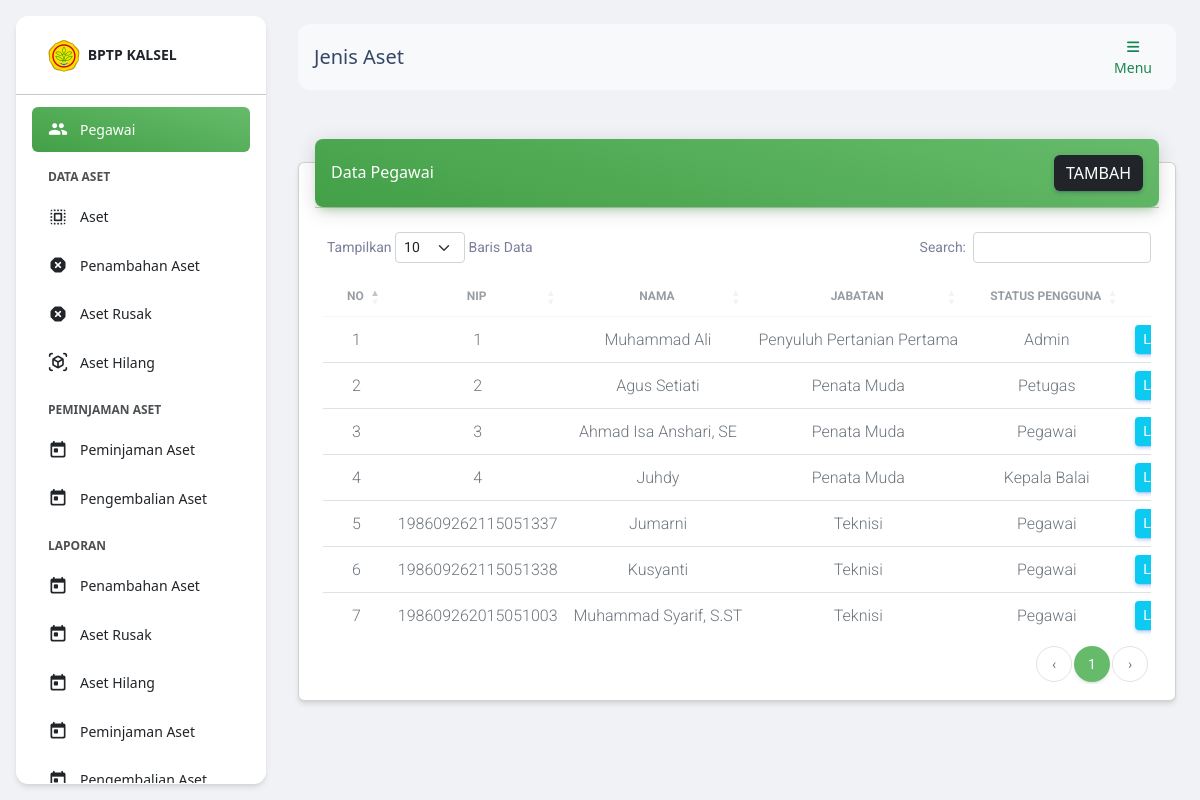
Screenshot of /index.php (signed in) with the database file from the repository.
### tables this page shows
CREATE TABLE `pegawai`(
    id BIGINT UNSIGNED AUTO_INCREMENT,
    id_pengguna BIGINT UNSIGNED,
    nip VARCHAR(255) UNIQUE,
    nama VARCHAR(255),
    tanggal_lahir DATE,
    tempat_lahir VARCHAR(255),
    jabatan VARCHAR(255),
    pangkat_golongan VARCHAR(255),
    tmt DATE,
    sk_tmt VARCHAR(255),
    pendidikan_terakhir VARCHAR(20),
    ijazah_pendidikan_terakhir VARCHAR(255),
    foto VARCHAR(255),
    PRIMARY KEY(id),
    FOREIGN KEY (id_pengguna) REFERENCES pengguna (id) ON DELETE CASCADE
);

### halaman/pegawai/index.php (the view)
<div class="container-fluid py-4">
    <div class="row">
        <div class="col-12">
            <div class="card my-4">
                <div class="card-header p-0 position-relative mt-n4 mx-3 z-index-2">
                    <div class="bg-gradient-success shadow-success border-radius-lg p-3 d-flex justify-content-between align-items-center">
                        <h6 class="text-white text-capitalize m-0">Data Pegawai</h6>
                        <a href="?h=tambah_pegawai" class="btn btn-dark m-0">Tambah</a>
                    </div>
                </div>
                <div class="card-body pb-3">
                    <div class="table-responsive p-0">
                        <table id="datatable" class="table align-items-center mb-0">
                            <thead>
                                <tr>
                                    <th class="text-uppercase text-center text-secondary text-xs font-weight-bolder opacity-7 small-td">No</th>
                                    <th class="text-uppercase text-center text-secondary text-xs font-weight-bolder opacity-7">NIP</th>
                                    <th class="text-uppercase text-center text-secondary text-xs font-weight-bolder opacity-7">Nama</th>
                                    <th class="text-uppercase text-center text-secondary text-xs font-weight-bolder opacity-7">Jabatan</th>
                                    <th class="text-uppercase text-center text-secondary text-xs font-weight-bolder opacity-7">Status Pengguna</th>
                                    <th class="text-secondary opacity-7"></th>
                                </tr>
                            </thead>
                            <?php
                            $q = "
                                SELECT
                                    pegawai.*,
                                    pengguna.status
                                FROM
                                    pegawai
                                INNER JOIN
                                    pengguna
                                ON
                                    pengguna.id=pegawai.id_pengguna";
                            $result = $mysqli->query($q);
                            $no = 1;
                            ?>
                            <tbody>
                                <?php while ($row = $result->fetch_assoc()) : ?>
                                    <tr>
                                        <td class="text-center">
                                            <p class="text-secondary mb-0"><?= $no++; ?></p>
                                        </td>
                                        <td class="text-center">
                                            <p class="text-secondary mb-0"><?= $row['nip']; ?></p>
                                        </td>
                                        <td class="text-center">
                                            <p class="text-secondary mb-0"><?= $row['nama']; ?></p>
                                        </td>
                                        <td class="text-center">
                                            <p class="text-secondary mb-0"><?= $row['jabatan']; ?></p>
                                        </td>
                                        <td class="text-center">
                                            <p class="text-secondary mb-0">
                                                <?php if ($row['status'] == 1) : ?>
                                                    Admin
                                                <?php elseif ($row['status'] == 2) : ?>
                                                    Petugas
                                                <?php elseif ($row['status'] == 3) : ?>
                                                    Pegawai
                                                <?php elseif ($row['status'] == 4) : ?>
                                                    Kepala Balai
                                                <?php endif; ?>
                                            </p>
                                        </td>
                                        <td class="small-td">
                                            <a href="?h=detail_pegawai&id=<?= $row['id'] ?>" class="btn btn-sm btn-info text-white m-0">Lihat</a>
                                        </td>
                                    </tr>
                                <?php endwhile; ?>
                            </tbody>
                        </table>
                    </div>
                </div>
            </div>
        </div>
    </div>
</div>

### rows the page displays
pegawai: nip "1", nama "Muhammad Ali", jabatan "Penyuluh Pertanian Pertama", shows "Admin"
pegawai: nip "2", nama "Agus Setiati", jabatan "Penata Muda", shows "Petugas"
pegawai: nip "3", nama "Ahmad Isa Anshari, SE", jabatan "Penata Muda", shows "Pegawai"
pegawai: nip "4", nama "Juhdy", jabatan "Penata Muda", shows "Kepala Balai"
pegawai: nip "198609262115051337", nama "Jumarni", jabatan "Teknisi", shows "Pegawai"
pegawai: nip "198609262115051338", nama "Kusyanti", jabatan "Teknisi", shows "Pegawai"
pegawai: nip "198609262015051003", nama "Muhammad Syarif, S.ST", jabatan "Teknisi", shows "Pegawai"

### other values shown
$navbar "Jenis Aset"
